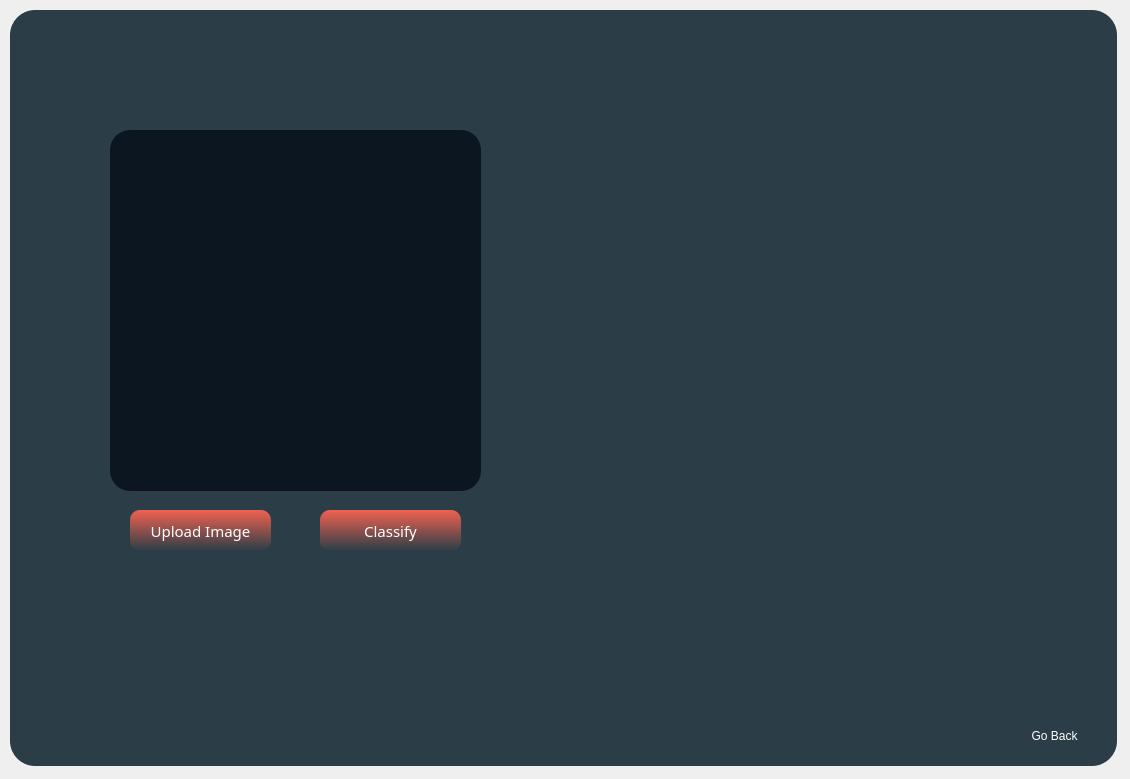
<?xml version="1.0" encoding="UTF-8"?>
<ui version="4.0">
 <class>MainWindow</class>
 <widget class="QMainWindow" name="MainWindow">
  <property name="geometry">
   <rect>
    <x>0</x>
    <y>0</y>
    <width>1130</width>
    <height>779</height>
   </rect>
  </property>
  <property name="windowTitle">
   <string>MainWindow</string>
  </property>
  <widget class="QWidget" name="centralwidget">
   <widget class="QFrame" name="MainFrame">
    <property name="geometry">
     <rect>
      <x>10</x>
      <y>10</y>
      <width>1107</width>
      <height>756</height>
     </rect>
    </property>
    <property name="styleSheet">
     <string notr="true">background-color: #2b3e47;
border-radius: 25px;</string>
    </property>
    <property name="frameShape">
     <enum>QFrame::StyledPanel</enum>
    </property>
    <property name="frameShadow">
     <enum>QFrame::Raised</enum>
    </property>
    <widget class="QFrame" name="circle1">
     <property name="geometry">
      <rect>
       <x>-90</x>
       <y>330</y>
       <width>351</width>
       <height>261</height>
      </rect>
     </property>
     <property name="styleSheet">
      <string notr="true">image: url(:/Images/Images/circle1.png);</string>
     </property>
     <property name="frameShape">
      <enum>QFrame::StyledPanel</enum>
     </property>
     <property name="frameShadow">
      <enum>QFrame::Raised</enum>
     </property>
    </widget>
    <widget class="QFrame" name="logo">
     <property name="geometry">
      <rect>
       <x>20</x>
       <y>10</y>
       <width>141</width>
       <height>51</height>
      </rect>
     </property>
     <property name="styleSheet">
      <string notr="true">image: url(:/Images/Images/logoAppWhite.png);</string>
     </property>
     <property name="frameShape">
      <enum>QFrame::StyledPanel</enum>
     </property>
     <property name="frameShadow">
      <enum>QFrame::Raised</enum>
     </property>
    </widget>
    <widget class="QFrame" name="circle2">
     <property name="geometry">
      <rect>
       <x>730</x>
       <y>30</y>
       <width>631</width>
       <height>761</height>
      </rect>
     </property>
     <property name="styleSheet">
      <string notr="true">image: url(:/Images/Images/circle1.png);
background-color: transparent;</string>
     </property>
     <property name="frameShape">
      <enum>QFrame::StyledPanel</enum>
     </property>
     <property name="frameShadow">
      <enum>QFrame::Raised</enum>
     </property>
     <widget class="QPushButton" name="GoBack">
      <property name="geometry">
       <rect>
        <x>254</x>
        <y>670</y>
        <width>121</width>
        <height>51</height>
       </rect>
      </property>
      <property name="cursor">
       <cursorShape>PointingHandCursor</cursorShape>
      </property>
      <property name="styleSheet">
       <string notr="true">background-color:transparent;
image:none;
color: #fff;
font: 11pt &quot;Futura Md BT&quot;;
</string>
      </property>
      <property name="text">
       <string>Go Back</string>
      </property>
     </widget>
    </widget>
    <widget class="QFrame" name="circle3">
     <property name="geometry">
      <rect>
       <x>310</x>
       <y>190</y>
       <width>211</width>
       <height>171</height>
      </rect>
     </property>
     <property name="styleSheet">
      <string notr="true">image: url(:/Images/Images/circle2.png);
background-color:transparent;</string>
     </property>
     <property name="frameShape">
      <enum>QFrame::StyledPanel</enum>
     </property>
     <property name="frameShadow">
      <enum>QFrame::Raised</enum>
     </property>
    </widget>
    <widget class="QFrame" name="circle4">
     <property name="geometry">
      <rect>
       <x>490</x>
       <y>360</y>
       <width>101</width>
       <height>61</height>
      </rect>
     </property>
     <property name="styleSheet">
      <string notr="true">image: url(:/Images/Images/circle2.png);
background-color:transparent;</string>
     </property>
     <property name="frameShape">
      <enum>QFrame::StyledPanel</enum>
     </property>
     <property name="frameShadow">
      <enum>QFrame::Raised</enum>
     </property>
    </widget>
    <widget class="QFrame" name="windowNav">
     <property name="geometry">
      <rect>
       <x>1000</x>
       <y>10</y>
       <width>100</width>
       <height>40</height>
      </rect>
     </property>
     <property name="maximumSize">
      <size>
       <width>100</width>
       <height>40</height>
      </size>
     </property>
     <property name="styleSheet">
      <string notr="true">background-color:transparent;</string>
     </property>
     <property name="frameShape">
      <enum>QFrame::WinPanel</enum>
     </property>
     <property name="frameShadow">
      <enum>QFrame::Raised</enum>
     </property>
     <layout class="QHBoxLayout" name="horizontalLayout_2">
      <property name="spacing">
       <number>5</number>
      </property>
      <property name="leftMargin">
       <number>0</number>
      </property>
      <property name="topMargin">
       <number>0</number>
      </property>
      <property name="rightMargin">
       <number>0</number>
      </property>
      <property name="bottomMargin">
       <number>0</number>
      </property>
      <item>
       <widget class="QPushButton" name="minimizeButton">
        <property name="maximumSize">
         <size>
          <width>30</width>
          <height>30</height>
         </size>
        </property>
        <property name="cursor">
         <cursorShape>PointingHandCursor</cursorShape>
        </property>
        <property name="text">
         <string/>
        </property>
        <property name="icon">
         <iconset resource="../HomeScreen/home_screen.qrc">
          <normaloff>:/Images/Images/minimize.png</normaloff>:/Images/Images/minimize.png</iconset>
        </property>
        <property name="iconSize">
         <size>
          <width>30</width>
          <height>30</height>
         </size>
        </property>
       </widget>
      </item>
      <item>
       <widget class="QPushButton" name="closeButton">
        <property name="maximumSize">
         <size>
          <width>50</width>
          <height>50</height>
         </size>
        </property>
        <property name="cursor">
         <cursorShape>PointingHandCursor</cursorShape>
        </property>
        <property name="text">
         <string/>
        </property>
        <property name="icon">
         <iconset resource="../HomeScreen/home_screen.qrc">
          <normaloff>:/Images/Images/close.png</normaloff>:/Images/Images/close.png</iconset>
        </property>
        <property name="iconSize">
         <size>
          <width>30</width>
          <height>30</height>
         </size>
        </property>
       </widget>
      </item>
     </layout>
    </widget>
    <widget class="QFrame" name="main_header">
     <property name="geometry">
      <rect>
       <x>0</x>
       <y>0</y>
       <width>1111</width>
       <height>131</height>
      </rect>
     </property>
     <property name="styleSheet">
      <string notr="true">background-color:transparent;</string>
     </property>
     <property name="frameShape">
      <enum>QFrame::StyledPanel</enum>
     </property>
     <property name="frameShadow">
      <enum>QFrame::Raised</enum>
     </property>
    </widget>
    <widget class="QFrame" name="robot">
     <property name="geometry">
      <rect>
       <x>10</x>
       <y>680</y>
       <width>61</width>
       <height>71</height>
      </rect>
     </property>
     <property name="styleSheet">
      <string notr="true">image: url(:/Images/Images/robot.png);
background-color:transparent;</string>
     </property>
     <property name="frameShape">
      <enum>QFrame::StyledPanel</enum>
     </property>
     <property name="frameShadow">
      <enum>QFrame::Raised</enum>
     </property>
    </widget>
    <widget class="QLabel" name="label">
     <property name="geometry">
      <rect>
       <x>100</x>
       <y>120</y>
       <width>371</width>
       <height>361</height>
      </rect>
     </property>
     <property name="layoutDirection">
      <enum>Qt::LeftToRight</enum>
     </property>
     <property name="autoFillBackground">
      <bool>false</bool>
     </property>
     <property name="styleSheet">
      <string notr="true">background-color: rgb(12, 22, 33);
border-radius : 20px;</string>
     </property>
     <property name="text">
      <string/>
     </property>
     <property name="pixmap">
      <pixmap resource="../HomeScreen/home_screen.qrc">:/Images/Images/robot.png</pixmap>
     </property>
     <property name="scaledContents">
      <bool>true</bool>
     </property>
     <property name="alignment">
      <set>Qt::AlignJustify|Qt::AlignVCenter</set>
     </property>
     <property name="wordWrap">
      <bool>true</bool>
     </property>
    </widget>
    <widget class="QLabel" name="classifyingLabel">
     <property name="geometry">
      <rect>
       <x>180</x>
       <y>560</y>
       <width>201</width>
       <height>21</height>
      </rect>
     </property>
     <property name="font">
      <font>
       <family>Futura Md BT</family>
       <pointsize>10</pointsize>
       <weight>1</weight>
       <italic>false</italic>
       <bold>false</bold>
      </font>
     </property>
     <property name="styleSheet">
      <string notr="true">background-color:transparent;
color: rgb(255, 255, 255);
border: none;
font: 10 pt &quot;Futura Md BT&quot;;</string>
     </property>
     <property name="text">
      <string/>
     </property>
     <property name="alignment">
      <set>Qt::AlignCenter</set>
     </property>
    </widget>
    <widget class="QProgressBar" name="progressBar">
     <property name="geometry">
      <rect>
       <x>170</x>
       <y>600</y>
       <width>231</width>
       <height>21</height>
      </rect>
     </property>
     <property name="styleSheet">
      <string notr="true">QProgressBar{
	background-color:transparent;
	color:transparent;
	text-align:left;
}
QProgressBar::chunk{
	background-color:#f16150;
	border-radius:10px;
}</string>
     </property>
     <property name="value">
      <number>0</number>
     </property>
    </widget>
    <widget class="QLabel" name="loadingStatus">
     <property name="geometry">
      <rect>
       <x>290</x>
       <y>627</y>
       <width>201</width>
       <height>21</height>
      </rect>
     </property>
     <property name="font">
      <font>
       <family>Futura Md BT</family>
       <pointsize>7</pointsize>
      </font>
     </property>
     <property name="styleSheet">
      <string notr="true">background-color:transparent;
color: rgb(255, 255, 255);
border: none;</string>
     </property>
     <property name="text">
      <string/>
     </property>
     <property name="alignment">
      <set>Qt::AlignCenter</set>
     </property>
    </widget>
    <widget class="QPushButton" name="uploadButton">
     <property name="geometry">
      <rect>
       <x>120</x>
       <y>500</y>
       <width>141</width>
       <height>41</height>
      </rect>
     </property>
     <property name="font">
      <font>
       <family>Futura Md BT</family>
       <pointsize>11</pointsize>
       <weight>50</weight>
       <italic>false</italic>
       <bold>false</bold>
      </font>
     </property>
     <property name="cursor">
      <cursorShape>PointingHandCursor</cursorShape>
     </property>
     <property name="styleSheet">
      <string notr="true">QPushButton{
	background-color: qlineargradient(spread:pad, x1:0, y1:1, x2:0, y2:0, stop:0 #2b3e47, stop:1 #f16150);
	color:#fff;
	border-radius:10px;
	font: 11pt &quot;Futura Md BT&quot;;
}
QPushButton:hover{
	background-color: qlineargradient(spread:pad, x1:0, y1:1, x2:0, y2:0, stop:0 rgb(63, 102, 120), stop:1 #f16150);
	color:#fff;
	border-radius:10px;
	font: 13pt &quot;Futura Md BT&quot;;
}
</string>
     </property>
     <property name="text">
      <string>Upload Image</string>
     </property>
    </widget>
    <widget class="QPushButton" name="classifyButton">
     <property name="geometry">
      <rect>
       <x>310</x>
       <y>500</y>
       <width>141</width>
       <height>41</height>
      </rect>
     </property>
     <property name="font">
      <font>
       <family>Futura Md BT</family>
       <pointsize>11</pointsize>
       <weight>50</weight>
       <italic>false</italic>
       <bold>false</bold>
      </font>
     </property>
     <property name="cursor">
      <cursorShape>PointingHandCursor</cursorShape>
     </property>
     <property name="styleSheet">
      <string notr="true">QPushButton{
	background-color: qlineargradient(spread:pad, x1:0, y1:1, x2:0, y2:0, stop:0 #2b3e47, stop:1 #f16150);
	color:#fff;
	border-radius:10px;
	font: 11pt &quot;Futura Md BT&quot;;
}
QPushButton:hover{
	background-color: qlineargradient(spread:pad, x1:0, y1:1, x2:0, y2:0, stop:0 rgb(63, 102, 120), stop:1 #f16150);
	color:#fff;
	border-radius:10px;
	font: 13pt &quot;Futura Md BT&quot;;
}
</string>
     </property>
     <property name="text">
      <string>Classify</string>
     </property>
    </widget>
    <widget class="QLabel" name="TitleOfClassification">
     <property name="geometry">
      <rect>
       <x>570</x>
       <y>230</y>
       <width>431</width>
       <height>41</height>
      </rect>
     </property>
     <property name="font">
      <font>
       <family>Futura Md BT</family>
       <pointsize>19</pointsize>
       <weight>50</weight>
       <italic>false</italic>
       <bold>false</bold>
      </font>
     </property>
     <property name="styleSheet">
      <string notr="true">background-color:transparent;
font: 19pt &quot;Futura Md BT&quot;;
color: rgb(255, 255, 255);
border: none;</string>
     </property>
     <property name="text">
      <string/>
     </property>
     <property name="alignment">
      <set>Qt::AlignCenter</set>
     </property>
    </widget>
    <widget class="QLabel" name="resultClassify">
     <property name="geometry">
      <rect>
       <x>570</x>
       <y>310</y>
       <width>431</width>
       <height>161</height>
      </rect>
     </property>
     <property name="font">
      <font>
       <family>Futura Md BT</family>
       <pointsize>14</pointsize>
       <weight>50</weight>
       <italic>false</italic>
       <bold>false</bold>
      </font>
     </property>
     <property name="styleSheet">
      <string notr="true">background-color:transparent;
color: rgb(255, 255, 255);
border: none;
font: 14pt &quot;Futura Md BT&quot;;</string>
     </property>
     <property name="text">
      <string/>
     </property>
     <property name="alignment">
      <set>Qt::AlignCenter</set>
     </property>
    </widget>
    <zorder>logo</zorder>
    <zorder>circle1</zorder>
    <zorder>circle2</zorder>
    <zorder>circle3</zorder>
    <zorder>circle4</zorder>
    <zorder>main_header</zorder>
    <zorder>windowNav</zorder>
    <zorder>robot</zorder>
    <zorder>label</zorder>
    <zorder>classifyingLabel</zorder>
    <zorder>progressBar</zorder>
    <zorder>loadingStatus</zorder>
    <zorder>uploadButton</zorder>
    <zorder>classifyButton</zorder>
    <zorder>TitleOfClassification</zorder>
    <zorder>resultClassify</zorder>
   </widget>
  </widget>
 </widget>
 <resources>
  <include location="../HomeScreen/home_screen.qrc"/>
 </resources>
 <connections/>
</ui>
